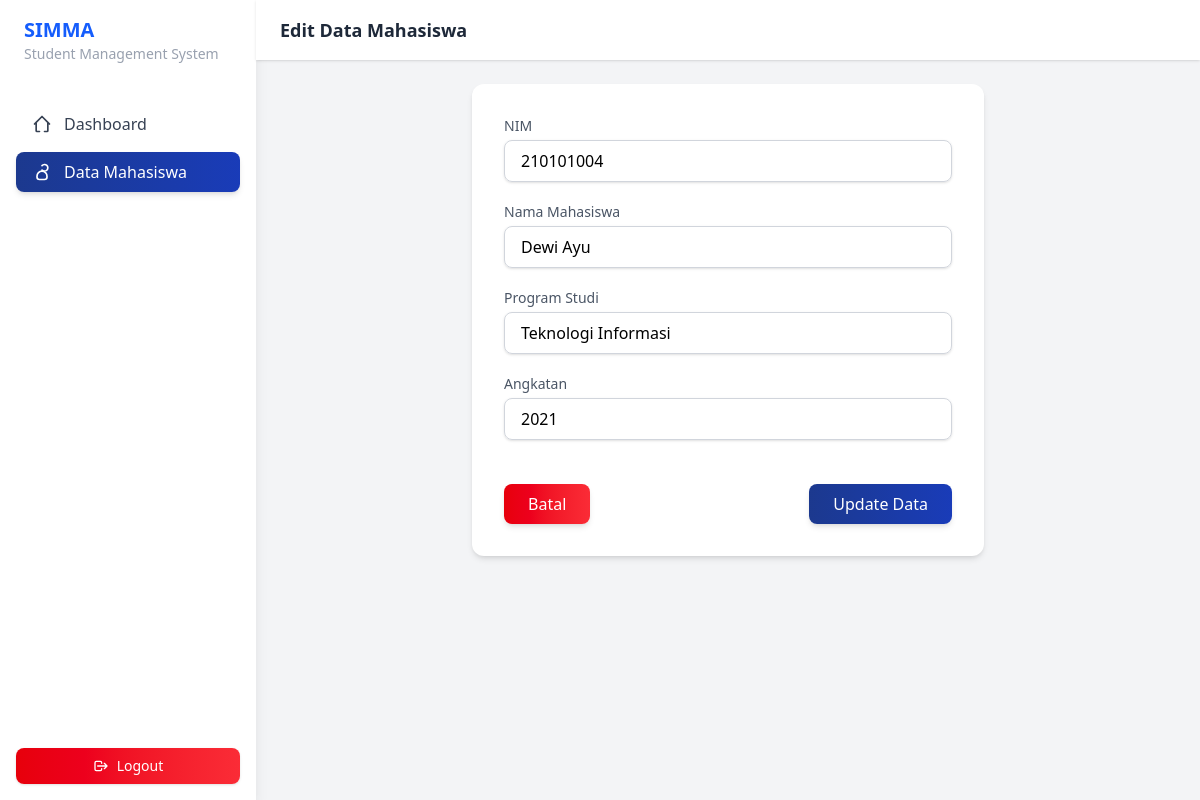
Page /mahasiswa/edit.php?id=4 (signed in) on the committed database.
### tables this page shows
CREATE TABLE `mahasiswa` (
  `id` int NOT NULL,
  `nim` varchar(20) DEFAULT NULL,
  `nama` varchar(100) DEFAULT NULL,
  `prodi` varchar(50) DEFAULT NULL,
  `angkatan` int DEFAULT NULL
);

### mahasiswa/edit.php (the view, shortened to what this page needs)
<?php
require_once __DIR__ . '/../config/database.php';
$id = $_GET['id'];
$query = mysqli_query($conn, "SELECT * FROM mahasiswa WHERE id = '$id'");
$data  = mysqli_fetch_assoc($query);
?>
<!DOCTYPE html>
<html lang="id">
<head>
    <link rel="stylesheet" href="../src/output.css">
</head>
<body class="bg-gray-100 min-h-screen flex">
<aside class="w-64 bg-white shadow-lg hidden md:flex flex-col">
    <div class="px-6 py-4">
        <h1 class="text-xl font-bold text-blue-600">
            SIMMA
        </h1>
        <p class="text-sm text-gray-400">
            Student Management System
        </p>
    </div>
    <nav class="flex-1 px-4 py-6 space-y-2">
        <a href="../dashboard.php"
           class="group flex items-center gap-3 px-4 py-2 rounded-lg
                  text-gray-700 font-medium
                  transition-all duration-300
                  hover:text-white
                  hover:bg-gradient-to-r hover:from-blue-900 hover:to-blue-800
                  hover:shadow-md
                  transform hover:-translate-y-0.5">
            <svg class="w-5 h-5"
                 fill="none" stroke="currentColor" stroke-width="2"
                 viewBox="0 0 24 24">
                <path stroke-linecap="round" stroke-linejoin="round"
                      d="M3 12l2-2m0 0l7-7 7 7M5 10v10a1 1 0 001 1h3m10-11l2 2m-2-2v10a1 1 0 01-1 1h-3"/>
            </svg>
            Dashboard
        </a>
        <a href="index.php"
           class="group flex items-center gap-3 px-4 py-2 rounded-lg
                  text-white font-medium
                  bg-gradient-to-r from-blue-900 to-blue-800
                  shadow-md
                  transition-all duration-300
                  transform hover:-translate-y-0.5">
            <svg class="w-5 h-5"
                 fill="none" stroke="currentColor" stroke-width="2"
                 viewBox="0 0 24 24">
                <path stroke-linecap="round" stroke-linejoin="round"
                      d="M12 4.354a4 4 0 110 5.292M15 21H9a3 3 0 01-3-3v-1a6 6 0 0112 0v1a3 3 0 01-3 3z"/>
            </svg>
            Data Mahasiswa
        </a>
    </nav>
    <div class="px-4 py-4">
        <a href="../auth/logout.php"
           class="flex items-center justify-center gap-2 px-4 py-2 rounded-lg
                  text-sm font-medium text-white
                  bg-gradient-to-r from-red-600 to-red-500
                  shadow-sm
                  hover:from-red-500 hover:to-red-400
                  hover:shadow-md
                  transition-all duration-300
                  active:scale-95">
            <svg class="w-4 h-4"
                 fill="none" stroke="currentColor" stroke-width="2"
                 viewBox="0 0 24 24">
                <path stroke-linecap="round" stroke-linejoin="round"
                      d="M17 16l4-4m0 0l-4-4m4 4H7m6 4v1a2 2 0 01-2 2H5a2 2 0 01-2-2V7a2 2 0 012-2h6a2 2 0 012 2v1"/>
            </svg>
            Logout
        </a>
    </div>
</aside>
<div class="flex-1 flex flex-col">
    <header class="bg-white shadow-sm px-6 py-4">
        <h2 class="text-lg font-semibold text-gray-800">
            Edit Data Mahasiswa
        </h2>
    </header>
    <main class="p-6 flex justify-center">
        <div class="bg-white rounded-xl shadow-md p-8 w-full max-w-lg">
            <form method="POST" class="space-y-5">
                <div>
                    <label class="block text-sm text-gray-600 mb-1">NIM</label>
                    <input type="text" name="nim"
                           value="<?= htmlspecialchars($data['nim']); ?>"
                           required
                           class="w-full rounded-lg px-4 py-2
                                  border border-gray-300
                                  focus:outline-none focus:ring-2 focus:ring-blue-600
                                  hover:border-blue-400
                                  shadow-sm hover:shadow-md transition">
                </div>
                <div>
                    <label class="block text-sm text-gray-600 mb-1">Nama Mahasiswa</label>
                    <input type="text" name="nama"
                           value="<?= htmlspecialchars($data['nama']); ?>"
                           required
                           class="w-full rounded-lg px-4 py-2
                                  border border-gray-300
                                  focus:outline-none focus:ring-2 focus:ring-blue-600
                                  hover:border-blue-400
                                  shadow-sm hover:shadow-md transition">
                </div>
                <div>
                    <label class="block text-sm text-gray-600 mb-1">Program Studi</label>
                    <input type="text" name="prodi"
                           value="<?= htmlspecialchars($data['prodi']); ?>"
                           required
                           class="w-full rounded-lg px-4 py-2
                                  border border-gray-300
                                  focus:outline-none focus:ring-2 focus:ring-blue-600
                                  hover:border-blue-400
                                  shadow-sm hover:shadow-md transition">
                </div>
                <div>
                    <label class="block text-sm text-gray-600 mb-1">Angkatan</label>
                    <input type="number" name="angkatan"
                           value="<?= htmlspecialchars($data['angkatan']); ?>"
                           required
                           class="w-full rounded-lg px-4 py-2
                                  border border-gray-300
                                  focus:outline-none focus:ring-2 focus:ring-blue-600
                                  hover:border-blue-400
                                  shadow-sm hover:shadow-md transition">
                </div>
                <div class="flex justify-between pt-6">
                    <a href="index.php"
                       class="inline-flex items-center justify-center
                              px-6 py-2 rounded-lg text-white font-medium
                              bg-gradient-to-r from-red-600 to-red-500
                              shadow-md
                              hover:from-red-500 hover:to-red-400
                              hover:shadow-lg
                              transition-all duration-300
                              transform hover:-translate-y-0.5 active:scale-95">
                        Batal
                    </a>
                    <button type="submit" name="update"
                            class="inline-flex items-center justify-center
                                   px-6 py-2 rounded-lg text-white font-medium
                                   bg-gradient-to-r from-blue-900 to-blue-800
                                   shadow-md
                                   hover:from-blue-800 hover:to-blue-700
                                   hover:shadow-lg
                                   transition-all duration-300
                                   transform hover:-translate-y-0.5 active:scale-95">
                        Update Data
                    </button>
                </div>
            </form>
        </div>
    </main>
</div>
</body>
</html>

### rows in the picture
mahasiswa: nim "210101004", nama "Dewi Ayu", prodi "Teknologi Informasi", angkatan "2021"
